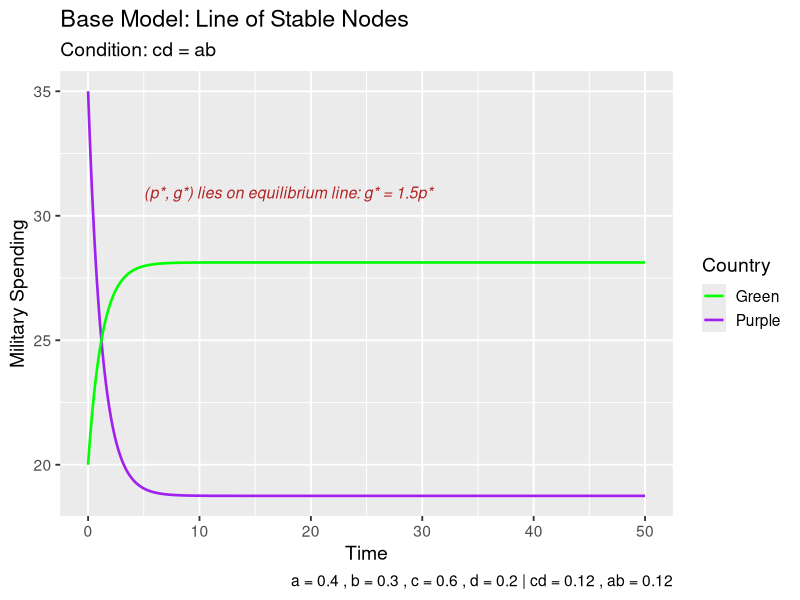
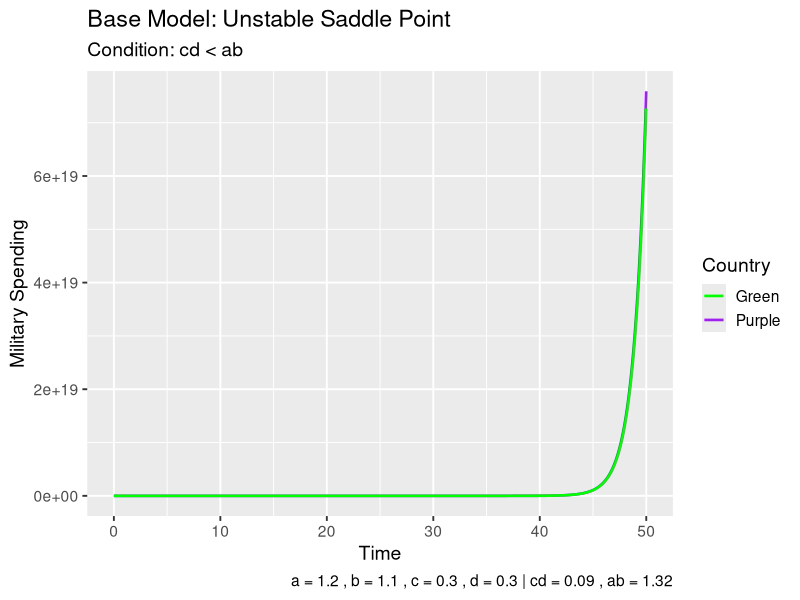
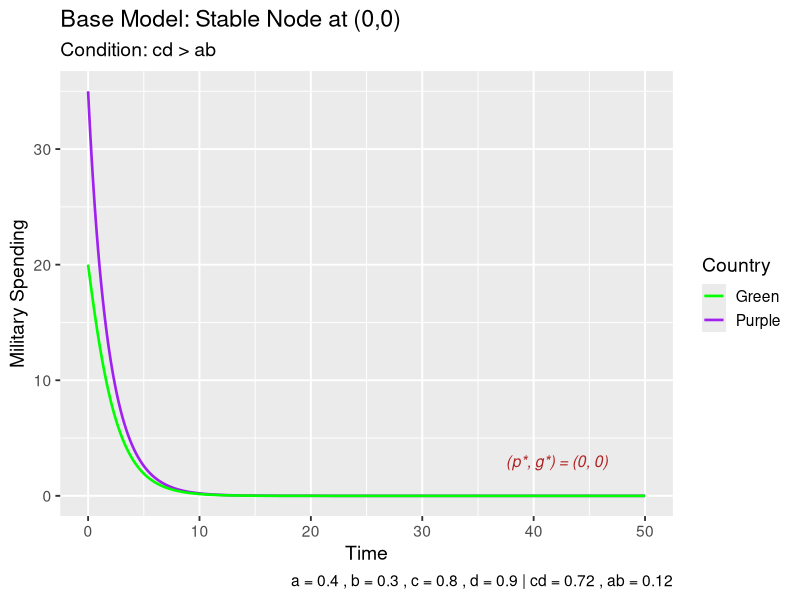

Source code (R) for these figures, in order:
#load libraries
library(expm)
library(ggplot2)

#t-values
t_vals <- seq(0, 50, by = 0.1)

#inital conditions
p0 <- 35
g0 <- 20
x0 <- c(p0, g0)

#Model solution
arms_model_exact <- function(t_vals, x0, a, b, c, d) {
  A <- matrix(c(-c, a,
                b, -d), nrow = 2, byrow = TRUE)
  arms <- matrix(NA, nrow = 2, ncol = length(t_vals))
  
  for (i in 1:length(t_vals)) {
    t <- t_vals[i]
    arms[, i] <- expm(A * t) %*% x0
  }
  
  return(arms)
}

colours <- c("Purple" = "purple", "Green" = "green")


#Model 1 - Case 1(d): Line of Stable Nodes
a1 <- 0.4
b1 <- 0.3
c1 <- 0.6
d1 <- 0.2

model1 <- arms_model_exact(t_vals, x0, a1, b1, c1, d1)

soln1 <- data.frame(
  time = t_vals,
  purple = model1[1,],
  green = model1[2,]
)

ggplot(soln1) +
  geom_line(aes(x = time, y = purple, colour = "Purple"), linewidth = 0.9) +
  geom_line(aes(x = time, y = green, colour = "Green"), linewidth = 0.9) +
  annotate("text",
           x = max(t_vals)*0.10,
           y = max(soln1$green)*1.1,
           label = "(p*, g*) lies on equilibrium line: g* = 1.5p*",
           hjust = 0,
           size = 4,
           colour = "firebrick",
           fontface = "italic")+
  labs(
    title = "Base Model: Line of Stable Nodes",
    subtitle = "Condition: cd = ab",
    x = "Time",
    y = "Military Spending",
    colour = "Country",
    caption = paste("a =", a1, ", b =", b1, ", c =", c1, ", d =", d1,
                    "| cd =", round(c1*d1,2), ", ab =", round(a1*b1,2))
  ) +
  scale_colour_manual(values = colours) +
  theme_gray(base_size = 14)

#Model 2 - Case 1(c): Unstable Saddle Point
a2 <- 1.2
b2 <- 1.1
c2 <- 0.3
d2 <- 0.3

model2 <- arms_model_exact(t_vals, x0, a2, b2, c2, d2)

soln2 <- data.frame(
  time = t_vals,
  purple = model2[1,],
  green = model2[2,]
)

ggplot(soln2) +
  geom_line(aes(x = time, y = purple, colour = "Purple"), linewidth = 0.9) +
  geom_line(aes(x = time, y = green, colour = "Green"), linewidth = 0.9) +
  labs(
    title = "Base Model: Unstable Saddle Point",
    subtitle = "Condition: cd < ab",
    x = "Time",
    y = "Military Spending",
    colour = "Country",
    caption = paste("a =", a2, ", b =", b2, ", c =", c2, ", d =", d2,
                    "| cd =", round(c2*d2,2), ", ab =", round(a2*b2,2))
  ) +
  scale_colour_manual(values = colours) +
  theme_gray(base_size = 14)


#Model 3: Case 1(e): Stable Nodes
a3 <- 0.4
b3 <- 0.3
c3 <- 0.8
d3 <- 0.9

model3 <- arms_model_exact(t_vals, x0, a3, b3, c3, d3)

soln3 <- data.frame(
  time = t_vals,
  purple = model3[1,],
  green = model3[2,]
)

ggplot(soln3) +
  geom_line(aes(x = time, y = purple, colour = "Purple"), linewidth = 0.9) +
  geom_line(aes(x = time, y = green, colour = "Green"), linewidth = 0.9) +
  
  annotate("text",
           x = max(t_vals)*0.75,
           y = 3, 
           label = "(p*, g*) = (0, 0)",
           hjust = 0,
           size = 4,
           colour = "firebrick",
           fontface = "italic") +
  
  labs(
    title = "Base Model: Stable Node at (0,0)",
    subtitle = "Condition: cd > ab",
    x = "Time",
    y = "Military Spending",
    colour = "Country",
    caption = paste("a =", a3, ", b =", b3, ", c =", c3, ", d =", d3,
                    "| cd =", round(c3*d3,2), ", ab =", round(a3*b3,2))
  ) +
  scale_colour_manual(values = colours) +
  theme_gray(base_size = 14)
